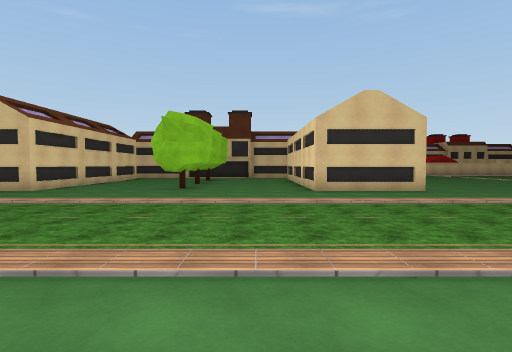
[1] (above)

24 first-person views from a walk through a 3-D level made in the Unity game engine. The camera is 1.4 m above the floor, tilts 2° down and sees 80° across. The floor is counted in squares, 2 m on a side. Each view is taken from the middle of a square. On the plan, view 1 faces up. The plan holds only what a view shows up to about 10 squares ahead; the rest is blank. The place goes on beyond the plan. The player is left out. Surface patterns are stand-ins for the level's own textures.

[2]
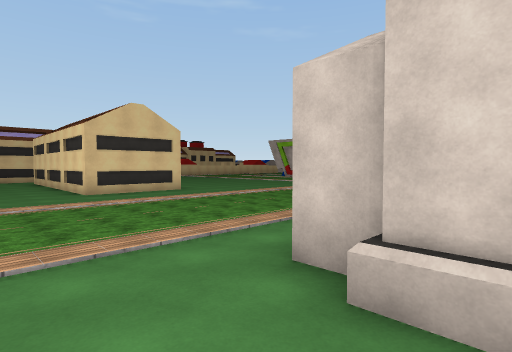

[3]
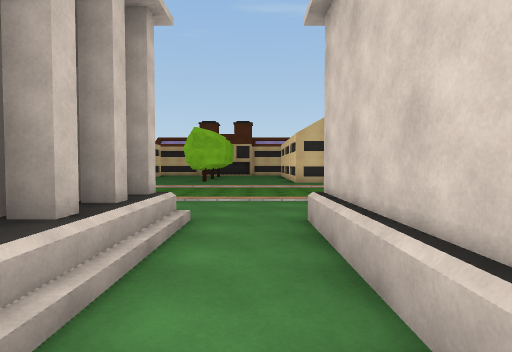

[4]
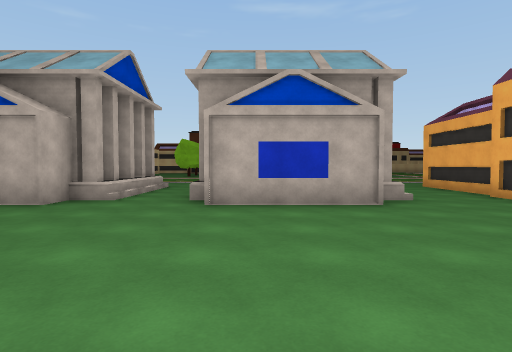

[5]
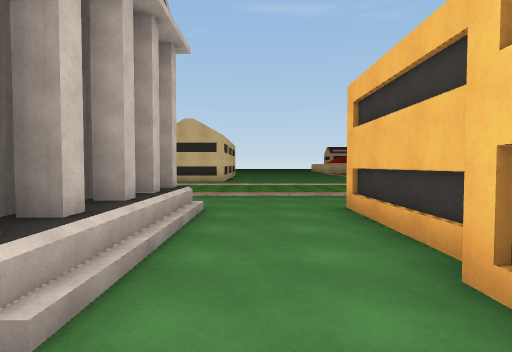

[6]
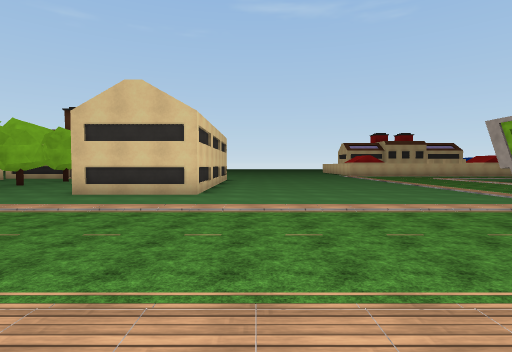

[7]
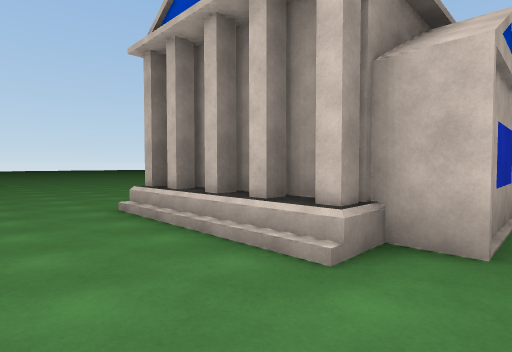

[8]
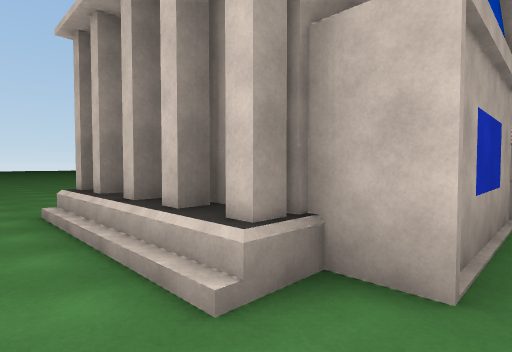

[9]
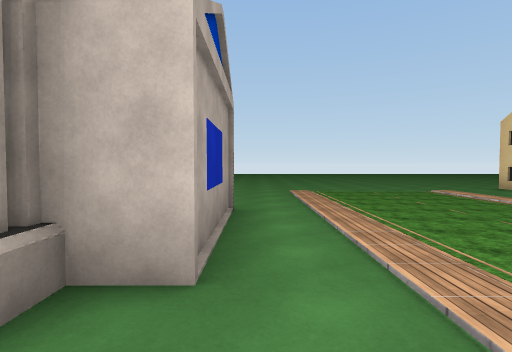

[10]
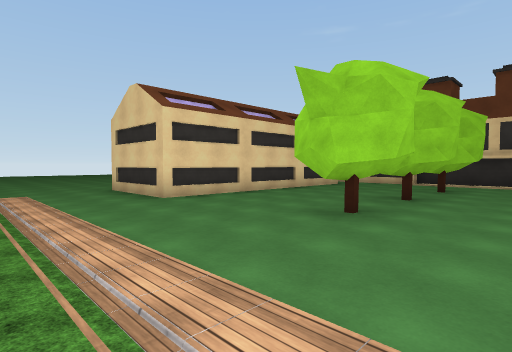

[11]
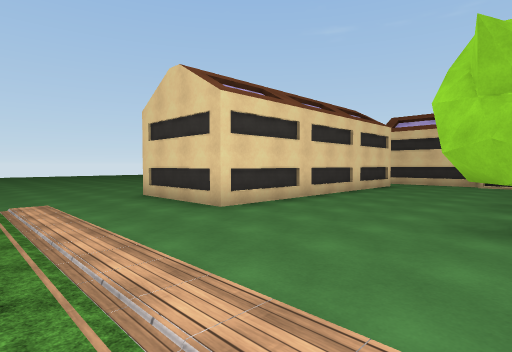

[12]
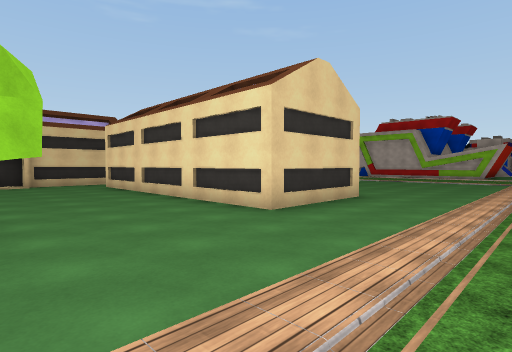

[13]
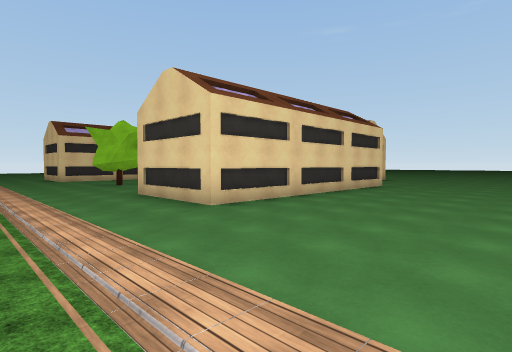

[14]
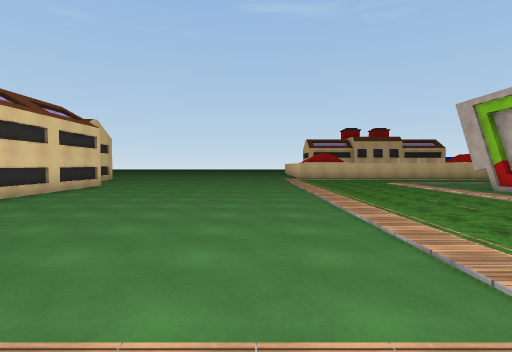

[15]
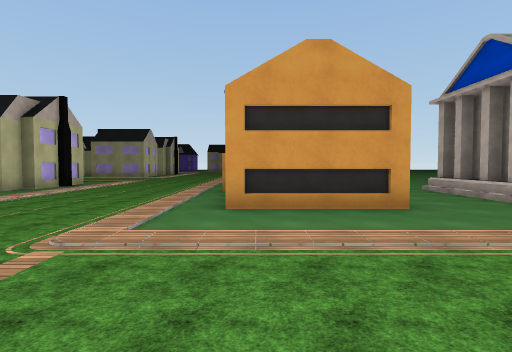

[16]
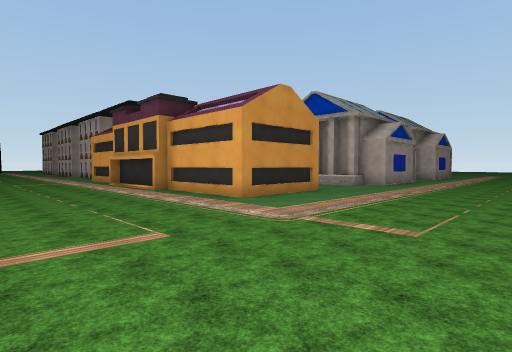

[17]
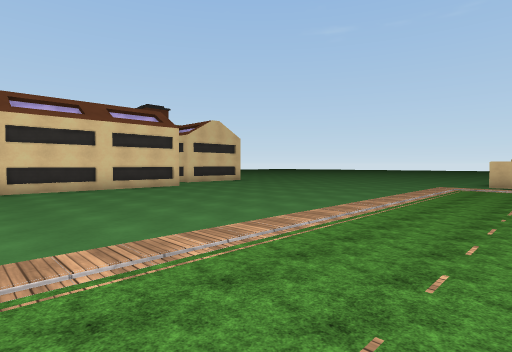

[18]
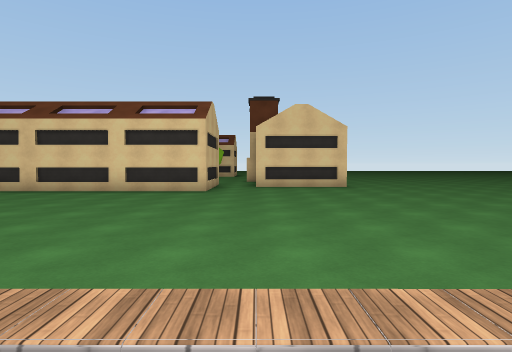

[19]
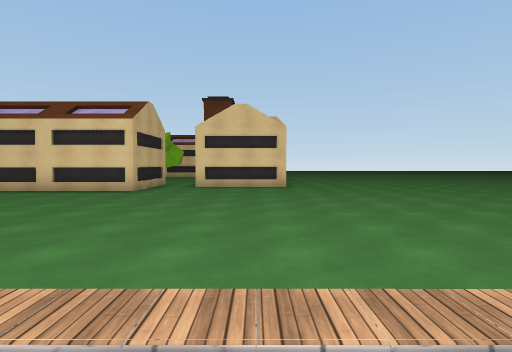

[20]
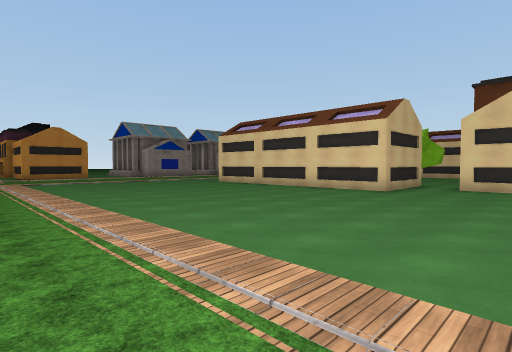

[21]
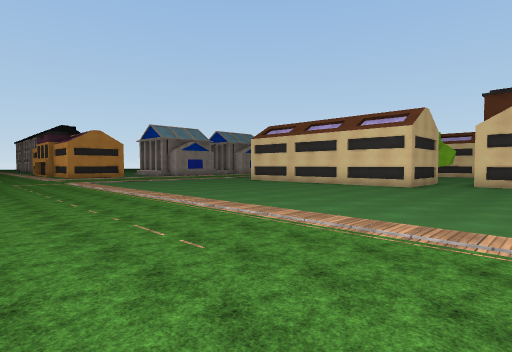

[22]
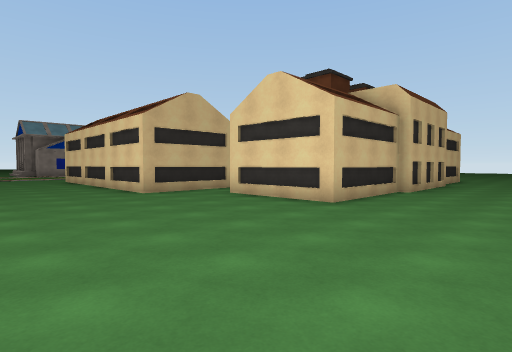

[23]
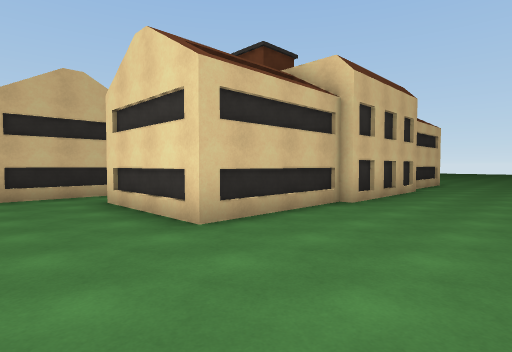

[24]
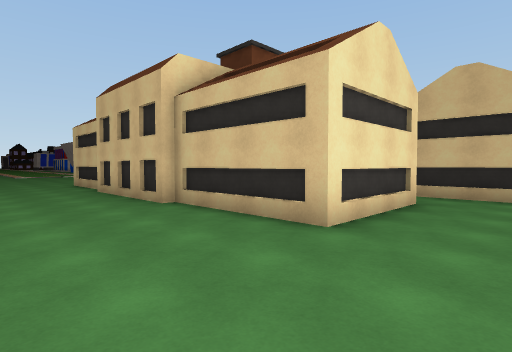

### Floor plan
Points are (right, up) in squares from view 1. A wall is a line through its corners. A room is listed if a view was taken in it or the views show most of it. See-through windows are left out.
Room 1 (views 1, 2, 8, 9)
walls: (-1.9, -0.3) (-1.1, -0.3); (-1.6, -1.1) (-1.1, -1.1); (-1.6, -1.9) (-1.1, -1.9); (1.1, -0.3) (1.1, 0.7); (-1.6, -2.8) (-1.1, -2.8); (0.8, -3.1) (0.8, -0.1); (-4.9, 0.6) (-1.8, 0.6) (-1.8, -3.6)
low walls: (-1, -1.5) (-1, -3.5); (-0.8, -1.5) (-0.8, -3.5); (0.7, -3.3) (0.7, 0)
ways out: opening at (-5, 1) to room 2; opening at (0, -3) to room 2; opening at (1, 1) to room 3
Room 2 (views 3, 4, 5)
walls: (-1.1, -3.8) (-1.7, -3.8); (-1.8, -3.6) (-1.8, -4.6) (-2.6, -4.6); (4.2, -4.6) (1, -4.6); (4.9, -3.1) (4.4, -3.1)
ways out: opening at (-5, 1) to room 1; opening at (0, -3) to room 1; opening at (6, -3) to room 3; opening at (-9, 2) to room 4
Room 3 (views 6, 7)
walls: (4.1, -0.3) (4.9, -0.3); (4.4, -1.1) (4.9, -1.1); (4.4, -1.9) (4.9, -1.9); (4.4, -2.8) (4.9, -2.8); (2, 0.6) (4.2, 0.6) (4.2, -3.5); (7.5, -2.9) (7.5, 0.1); (7.2, -3.8) (7.2, -3.1)
low walls: (5, -1.5) (5, -3.5); (5.2, -1.5) (5.2, -3.5)
ways out: opening at (1, 1) to room 1; opening at (6, -3) to room 2; opening at (8, 1) to room 4
Room 4 (views 10, 11, 12, 13, 14, 15, 16, 17, 18, 19, 20, 21, 22, 23, 24)
walls: (4.5, 8.3) (1.6, 8.3) (1.6, 15.6) (4.5, 15.6) (4.5, 8.3); (-1.3, 11) (-1.9, 10.7) (-2.5, 11.1); (-1.2, 8.6) (-2, 8.3) (-2.5, 8.7); (-1.4, 8.7) (-2, 8.3); (-1.4, 13.6) (-1.9, 13.3) (-2.4, 13.7); (0.2, 16.9) (-0.2, 16.9); (-2.4, 8.6) (-2.9, 8.8); (-0.5, 16.9) (-2.2, 16.9); (-0.4, 20) (2.9, 20) (2.9, 17); (7.5, 0.1) (10.5, 0.1) (10.5, -3.2) (11, -3.2); (-6.1, 15) (-6.1, 8.3) (-9.1, 8.3); (-3.8, 20.3) (-0.2, 20.3); (-7.1, 17) (-7.1, 20) (-3.8, 20); (13, 21.9) (12.4, 21.9); (-8.4, 15.6) (-6.6, 15.6)
ways out: opening at (-9, 2) to room 2; opening at (8, 1) to room 3

Where each view was taken, in squares from view 1:
view 1: 0 up, 0 right, facing up
view 2: 1 down, 1 left, facing up-right
view 3: 4 down, 0 right, facing up
view 4: 10 down, 2 right, facing up
view 5: 5 down, 6 right, facing up
view 6: 1 up, 6 right, facing up
view 7: 1 up, 7 right, facing down-left
view 8: 1 up, 0 right, facing down-left
view 9: 1 up, 0 right, facing left
view 10: 5 up, 0 right, facing up-left
view 11: 5 up, 2 left, facing up-left
view 12: 5 up, 2 left, facing up-right
view 13: 5 up, 9 right, facing up-left
view 14: 5 up, 10 right, facing up
view 15: 5 up, 10 right, facing down
view 16: 5 up, 15 right, facing down-left
view 17: 10 up, 14 right, facing up-left
view 18: 17 up, 13 right, facing left
view 19: 19 up, 13 right, facing left
view 20: 19 up, 13 right, facing down-left
view 21: 19 up, 15 right, facing down-left
view 22: 23 up, 8 right, facing down-left
view 23: 23 up, 5 right, facing down-left
view 24: 23 up, 9 left, facing down-right
